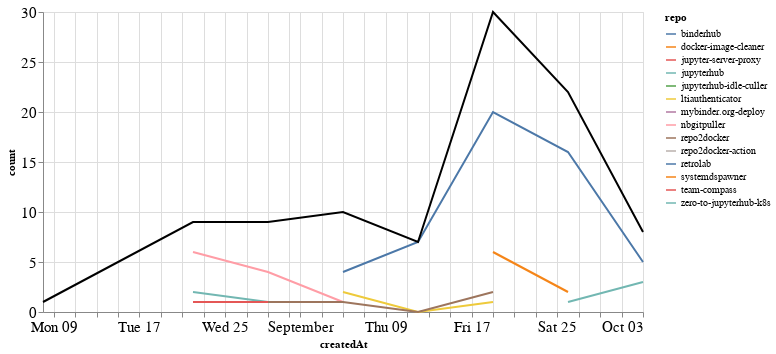

Here is the notebook cell this chart was saved with:
### Markdown cell above
### Comments

### Code cell
comments_time = comments.groupby('repo').resample('W', on='createdAt').count()['author'].reset_index()
comments_time = comments_time.rename(columns={'author': 'count'})
comments_time_total = comments_time.groupby('createdAt').agg({"count": "sum"}).reset_index()
ch1 = alt.Chart(comments_time, width=600).mark_line().encode(
    x='createdAt',
    y='count',
    color='repo',
    tooltip="repo"
)

ch2 = alt.Chart(comments_time_total, width=600).mark_line(color="black").encode(
    x='createdAt',
    y='count',
)

ch1 + ch2

### Figure 1 — Vega-Lite specification as saved in the notebook (floating-point values rounded to 4 significant figures)
{"config": {"axisLeft": {"labelFontSize": 15}, "axisBottom": {"labelFontSize": 15}}, "layer": [{"data": {"name": "data-5d1f257fe1e072652538d2a072379188"}, "mark": "line", "encoding": {"color": {"type": "nominal", "field": "repo"}, "tooltip": {"type": "nominal", "field": "repo"}, "x": {"type": "temporal", "field": "createdAt"}, "y": {"type": "quantitative", "field": "count"}}, "width": 600}, {"data": {"name": "data-ff6aec7d02064cbeaeabe57188c87e9c"}, "mark": {"type": "line", "color": "black"}, "encoding": {"x": {"type": "temporal", "field": "createdAt"}, "y": {"type": "quantitative", "field": "count"}}, "width": 600}], "$schema": "https://vega.github.io/schema/vega-lite/v4.8.1.json", "datasets": {"data-5d1f257fe1e072652538d2a072379188": [{"repo": "binderhub", "createdAt": "2021-09-05T00:00:00", "count": 4}, {"repo": "binderhub", "createdAt": "2021-09-12T00:00:00", "count": 7}, {"repo": "binderhub", "createdAt": "2021-09-19T00:00:00", "count": 20}, {"repo": "binderhub", "createdAt": "2021-09-26T00:00:00", "count": 16}, {"repo": "binderhub", "createdAt": "2021-10-03T00:00:00", "count": 5}, {"repo": "docker-image-cleaner", "createdAt": "2021-09-19T00:00:00", "count": 6}, {"repo": "docker-image-cleaner", "createdAt": "2021-09-26T00:00:00", "count": 2}, {"repo": "jupyter-server-proxy", "createdAt": "2021-08-29T00:00:00", "count": 2}, {"repo": "jupyterhub", "createdAt": "2021-08-22T00:00:00", "count": 2}, {"repo": "jupyterhub", "createdAt": "2021-08-29T00:00:00", "count": 1}, {"repo": "jupyterhub-idle-culler", "createdAt": "2021-09-26T00:00:00", "count": 1}, {"repo": "ltiauthenticator", "createdAt": "2021-09-05T00:00:00", "count": 2}, {"repo": "ltiauthenticator", "createdAt": "2021-09-12T00:00:00", "count": 0}, {"repo": "ltiauthenticator", "createdAt": "2021-09-19T00:00:00", "count": 1}, {"repo": "mybinder.org-deploy", "createdAt": "2021-09-26T00:00:00", "count": 2}, {"repo": "nbgitpuller", "createdAt": "2021-08-22T00:00:00", "count": 6}, {"repo": "nbgitpuller", "createdAt": "2021-08-29T00:00:00", "count": 4}, {"repo": "nbgitpuller", "createdAt": "2021-09-05T00:00:00", "count": 1}, {"repo": "repo2docker", "createdAt": "2021-08-29T00:00:00", "count": 1}, {"repo": "repo2docker", "createdAt": "2021-09-05T00:00:00", "count": 1}, {"repo": "repo2docker", "createdAt": "2021-09-12T00:00:00", "count": 0}, {"repo": "repo2docker", "createdAt": "2021-09-19T00:00:00", "count": 2}, {"repo": "repo2docker-action", "createdAt": "2021-09-19T00:00:00", "count": 1}, {"repo": "retrolab", "createdAt": "2021-09-05T00:00:00", "count": 2}, {"repo": "systemdspawner", "createdAt": "2021-08-08T00:00:00", "count": 1}, {"repo": "team-compass", "createdAt": "2021-08-22T00:00:00", "count": 1}, {"repo": "team-compass", "createdAt": "2021-08-29T00:00:00", "count": 1}, {"repo": "zero-to-jupyterhub-k8s", "createdAt": "2021-09-26T00:00:00", "count": 1}, {"repo": "zero-to-jupyterhub-k8s", "createdAt": "2021-10-03T00:00:00", "count": 3}], "data-ff6aec7d02064cbeaeabe57188c87e9c": [{"createdAt": "2021-08-08T00:00:00", "count": 1}, {"createdAt": "2021-08-22T00:00:00", "count": 9}, {"createdAt": "2021-08-29T00:00:00", "count": 9}, {"createdAt": "2021-09-05T00:00:00", "count": 10}, {"createdAt": "2021-09-12T00:00:00", "count": 7}, {"createdAt": "2021-09-19T00:00:00", "count": 30}, {"createdAt": "2021-09-26T00:00:00", "count": 22}, {"createdAt": "2021-10-03T00:00:00", "count": 8}]}}
